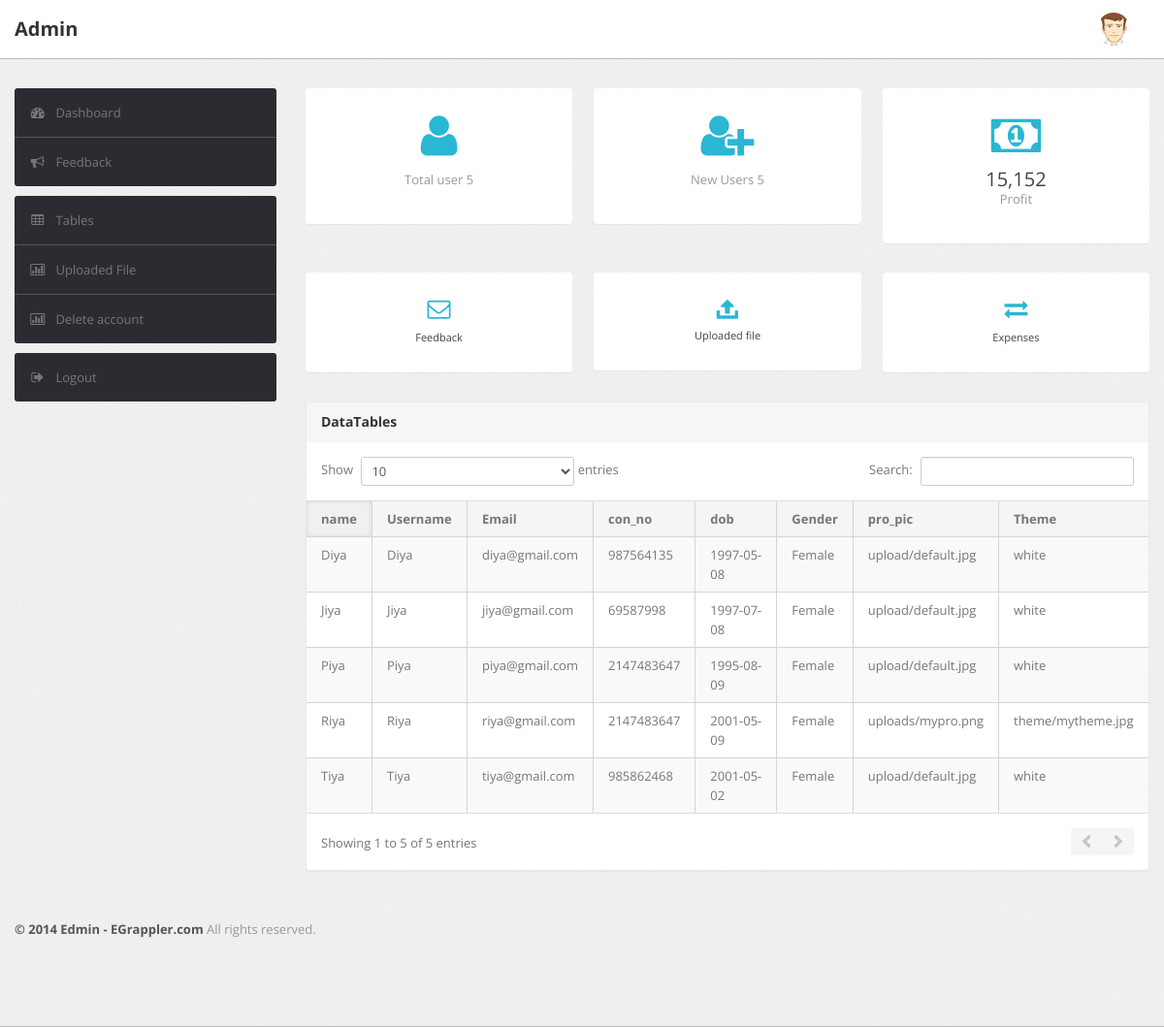
Page /edmin/code/index1.php (signed in) on the committed database.
### tables this page shows
CREATE TABLE `reg_user` (
  `uid` int(255) NOT NULL,
  `name` varchar(256) NOT NULL,
  `username` varchar(256) NOT NULL,
  `email` varchar(256) NOT NULL,
  `con_no` int(10) NOT NULL,
  `dob` date DEFAULT NULL,
  `gender` varchar(10) NOT NULL,
  `pwd` varchar(256) NOT NULL,
  `pro_pic` varchar(255) DEFAULT NULL,
  `theme` varchar(255) NOT NULL
);

### edmin/code/index1.php (the view, shortened to what this page needs)
<?php
    if (isset($_SESSION['aid'])) {
    ?>
<!DOCTYPE html>
<html lang="en">
<head>
    <head>
        <link rel="stylesheet" href="https://cdnjs.cloudflare.com/ajax/libs/font-awesome/4.7.0/css/font-awesome.min.css">
        <link type="text/css" href="bootstrap/css/bootstrap.min.css" rel="stylesheet">
        <link type="text/css" href="bootstrap/css/bootstrap-responsive.min.css" rel="stylesheet">
        <link type="text/css" href="css/theme.css" rel="stylesheet">
        <link type="text/css" href="images/icons/css/font-awesome.css" rel="stylesheet">
    </head>
    <body>
        <div class="navbar navbar-fixed-top">
            <div class="navbar-inner">
                <div class="container">
                        <a class="brand" href="index1.php">Admin </a>
                    <div class="nav-collapse collapse navbar-inverse-collapse">
                        <ul class="nav pull-right">
                            <li class="nav-user dropdown"><a href="#" class="dropdown-toggle" data-toggle="dropdown">
                              <img src="images/user.png" class="nav-avatar" />
                                </a>
                            </li>
                        </ul>
                    </div>
                </div>
            </div>
        </div>
        <div class="wrapper">
            <div class="container">
                <div class="row">
                    <div class="span3">
                        <div class="sidebar">
                            <ul class="widget widget-menu unstyled">
                                <li class="active"><a href="index1.php"><i class="menu-icon icon-dashboard"></i>Dashboard
                                </a></li>
                                <li><a href="activity.php"><i class="menu-icon icon-bullhorn"></i>Feedback</a>
                                </li>
                            </ul>
                            <ul class="widget widget-menu unstyled">
                                <li><a href="table.php"><i class="menu-icon icon-table"></i>Tables </a></li>
                                <li><a href="tablefile.php"><i class="menu-icon icon-bar-chart"></i>Uploaded File</a></li>
                                <li><a href="table1.php"><i class="menu-icon icon-bar-chart"></i>Delete account</a></li></ul>
                            <ul class="widget widget-menu unstyled">
                                <li><a href="logout.php"><i class="menu-icon icon-signout"></i>Logout </a></li>
                            </ul>
                        </div>
                    </div>
                    <div class="span9">
                        <div class="content">
                            <div class="btn-controls">
                                <div class="btn-box-row row-fluid">
                                    <a href="#" class="btn-box big span4"><i class="fa fa-user"></i><b></b>
                                        <p class="text-muted">
                                            <?php
                                            include 'conn.php';
                                             $sql=mysqli_query($conn,"select * from reg_user");
                                             $n=mysqli_num_rows($sql);
                                             ?>
                                            Total user <?php echo $n; ?></p>
                                    </a><a href="#" class="btn-box big span4"><i class="fa fa-user-plus"></i><b></b>
                                        <p class="text-muted">
                                            New Users 5</p>
                                    </a><a href="#" class="btn-box big span4"><i class="icon-money"></i><b>15,152</b>
                                        <p class="text-muted">
                                            Profit</p>
                                    </a>
                                </div>
                                <div class="btn-box-row row-fluid">
                                    <div class="span12">
                                        <div class="row-fluid">
                                            <div class="span12">
                                                <a href="activity.php" class="btn-box small span4"><i class="icon-envelope"></i><b>Feedback</b>
                                                </a><a href="tablefile.php" class="btn-box small span4"><i class="fa fa-upload"></i><b>Uploaded file</b>
                                                </a><a href="#" class="btn-box small span4"><i class="icon-exchange"></i><b>Expenses</b>
                                                </a>
                                            </div>
                                        </div>
                                </div>
                            </div>
                            <div class="module">
                                <div class="module-head">
                                    <h3>
                                        DataTables</h3>
                                </div>
                                <div class="module-body table">
                                    <table cellpadding="0" cellspacing="0" border="0" class="datatable-1 table table-bordered table-striped	 display"
                                        width="120%">
                                        <thead>
                                            <tr>
                                                <th>
                                                    name
                                                </th>
                                                <th>
                                                    Username
                                                </th>
                                                <th>
                                                    Email
                                                </th>
                                                <th>
                                                    con_no
                                                </th>
                                                <th>
                                                    dob
                                                </th>
                                                <th>
                                                    Gender
                                                </th>
                                                <th>
                                                    pro_pic
                                                </th>
                                                <th>
                                                    Theme
                                                </th>
                                            </tr>
                                        </thead>
                                        <tbody>
                                            <?php
                                                include 'conn.php';
                                                $res=mysqli_query($conn,"select * from reg_user");
                                                $n=mysqli_num_rows($res);
                                                for($i=0;$i<$n;$i++)
                                                {
                                                    $row=mysqli_fetch_array($res);
                                                    echo "<tr>
                                                    <td>$row[1]
                                                    <td>$row[2]
                                                    <td>$row[3]
                                                    <td>$row[4]
                                                    <td>$row[5]
                                                    <td>$row[6]
                                                    <td>$row[8]
                                                    <td>$row[9]";
                                                }
                                            ?>
                                    </table>
                                </div>
                            </div>
                        </div>
                    </div>
                </div>
            </div>
        </div>
        <div class="footer">
            <div class="container">
                <b class="copyright">&copy; 2014 Edmin - EGrappler.com </b>All rights reserved.
            </div>
        </div>
    </body>
    </html>
<?php
}
else
{
    echo "<script>alert('login the web')</script>";
}
?>

### rows in the picture
reg_user: name "Riya", username "Riya", email "riya@gmail.com", con_no "2147483647", dob "2001-05-09", gender "Female", pro_pic "uploads/mypro.png", theme "theme/mytheme.jpg"
reg_user: name "Tiya", username "Tiya", email "tiya@gmail.com", con_no "985862468", dob "2001-05-02", gender "Female", pro_pic "upload/default.jpg", theme "white"
reg_user: name "Jiya", username "Jiya", email "jiya@gmail.com", con_no "69587998", dob "1997-07-08", gender "Female", pro_pic "upload/default.jpg", theme "white"
reg_user: name "Piya", username "Piya", email "piya@gmail.com", con_no "2147483647", dob "1995-08-09", gender "Female", pro_pic "upload/default.jpg", theme "white"
reg_user: name "Diya", username "Diya", email "diya@gmail.com", con_no "987564135", dob "1997-05-08", gender "Female", pro_pic "upload/default.jpg", theme "white"

### other values in the picture
$n "5"
